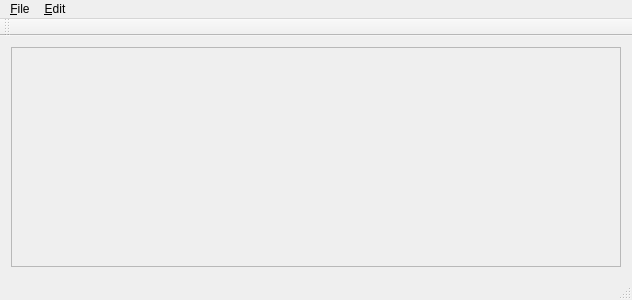
<?xml version="1.0" encoding="UTF-8"?>
<ui version="4.0">
 <class>MainWindow</class>
 <widget class="QMainWindow" name="MainWindow">
  <property name="enabled">
   <bool>true</bool>
  </property>
  <property name="geometry">
   <rect>
    <x>0</x>
    <y>0</y>
    <width>632</width>
    <height>300</height>
   </rect>
  </property>
  <property name="windowTitle">
   <string>MainWindow</string>
  </property>
  <widget class="QWidget" name="centralWidget">
   <layout class="QVBoxLayout" name="verticalLayout">
    <item>
     <widget class="QSplitter" name="splitter">
      <property name="sizePolicy">
       <sizepolicy hsizetype="Expanding" vsizetype="Preferred">
        <horstretch>0</horstretch>
        <verstretch>0</verstretch>
       </sizepolicy>
      </property>
      <property name="orientation">
       <enum>Qt::Horizontal</enum>
      </property>
      <widget class="QHexEdit" name="qHexEdit">
       <property name="sizePolicy">
        <sizepolicy hsizetype="Expanding" vsizetype="Expanding">
         <horstretch>1</horstretch>
         <verstretch>0</verstretch>
        </sizepolicy>
       </property>
       <property name="minimumSize">
        <size>
         <width>0</width>
         <height>0</height>
        </size>
       </property>
      </widget>
     </widget>
    </item>
   </layout>
  </widget>
  <widget class="QMenuBar" name="menuBar">
   <property name="geometry">
    <rect>
     <x>0</x>
     <y>0</y>
     <width>632</width>
     <height>27</height>
    </rect>
   </property>
   <widget class="QMenu" name="menu_File">
    <property name="title">
     <string>&amp;File</string>
    </property>
    <addaction name="action_Open"/>
    <addaction name="action_Save"/>
    <addaction name="separator"/>
    <addaction name="action_Import_Schema"/>
    <addaction name="action_Export_Schema"/>
    <addaction name="separator"/>
    <addaction name="action_Close"/>
   </widget>
   <widget class="QMenu" name="menu_Edit">
    <property name="title">
     <string>&amp;Edit</string>
    </property>
    <addaction name="action_Add"/>
    <addaction name="action_Remove"/>
    <addaction name="action_Attributes"/>
   </widget>
   <addaction name="menu_File"/>
   <addaction name="menu_Edit"/>
  </widget>
  <widget class="QToolBar" name="mainToolBar">
   <attribute name="toolBarArea">
    <enum>TopToolBarArea</enum>
   </attribute>
   <attribute name="toolBarBreak">
    <bool>false</bool>
   </attribute>
  </widget>
  <widget class="QStatusBar" name="statusBar"/>
  <action name="action_Open">
   <property name="text">
    <string>&amp;Open</string>
   </property>
   <property name="shortcut">
    <string>Ctrl+O</string>
   </property>
  </action>
  <action name="action_Close">
   <property name="text">
    <string>&amp;Close</string>
   </property>
  </action>
  <action name="action_Save">
   <property name="text">
    <string>&amp;Save</string>
   </property>
   <property name="shortcut">
    <string>Ctrl+S</string>
   </property>
  </action>
  <action name="action_Export_Schema">
   <property name="text">
    <string>&amp;Export Schema</string>
   </property>
  </action>
  <action name="action_Import_Schema">
   <property name="text">
    <string>&amp;Import Schema</string>
   </property>
  </action>
  <action name="action_Add">
   <property name="text">
    <string>&amp;Add</string>
   </property>
   <property name="shortcut">
    <string>Ctrl+N</string>
   </property>
  </action>
  <action name="action_Remove">
   <property name="text">
    <string>&amp;Remove</string>
   </property>
   <property name="shortcut">
    <string>Del</string>
   </property>
  </action>
  <action name="action_Attributes">
   <property name="text">
    <string>A&amp;ttributes</string>
   </property>
  </action>
 </widget>
 <layoutdefault spacing="6" margin="11"/>
 <customwidgets>
  <customwidget>
   <class>QHexEdit</class>
   <extends>QScrollArea</extends>
   <header>qhexedit.h</header>
   <container>1</container>
  </customwidget>
 </customwidgets>
 <resources/>
 <connections>
  <connection>
   <sender>action_Close</sender>
   <signal>triggered()</signal>
   <receiver>MainWindow</receiver>
   <slot>close()</slot>
   <hints>
    <hint type="sourcelabel">
     <x>-1</x>
     <y>-1</y>
    </hint>
    <hint type="destinationlabel">
     <x>315</x>
     <y>149</y>
    </hint>
   </hints>
  </connection>
 </connections>
</ui>
